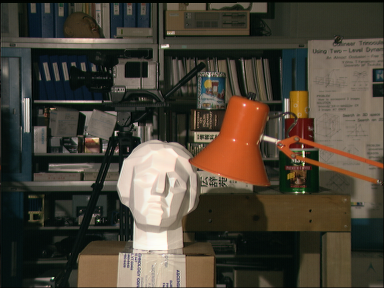
#> input picture Week3/4. Stereo matching/left.png, 384 x 288 px
$ python '1. stereo_matching_SM1.py'
#> lines starting #> are read from the running program, lines starting #| are printed output that depends on the picture
# Phuong phap 1: dua vao pixel (SM1)
import numpy as np
from PIL import Image


def stereo_matching(left_img, right_img, disparity_range):

    # doc anh trai va anh phai -> roi chuyen sang grayscale
#> called with left_img = 'left.png', right_img = 'right.png', disparity_range = 16
    left_img = Image.open(left_img).convert('L')
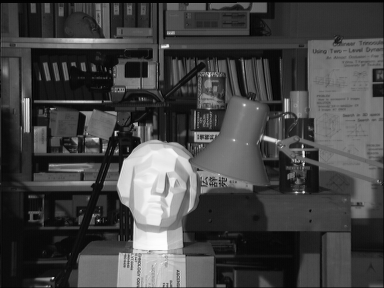
#> left_img: PIL image 384x288 L; min 0, max 253, mean 68.3
    left = np.asarray(left_img)

    right_img = Image.open(right_img).convert('L')
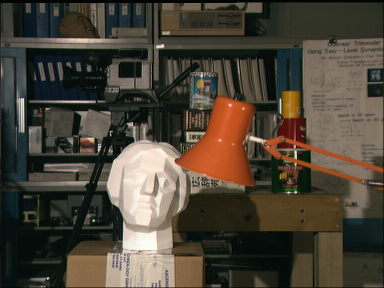
#> input picture Week3/4. Stereo matching/right.png, 384 x 288 px
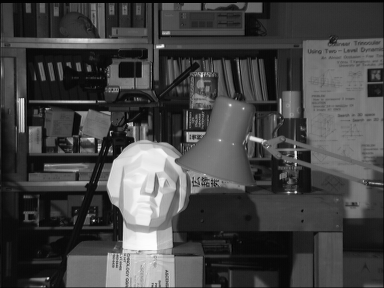
#> right_img: PIL image 384x288 L; min 0, max 254, mean 68.7
    right = np.asarray(right_img)

    # cho truoc chieu rong va chieu cao cua anh
    height = 288
    width = 384

    # tao disparity map
    depth = np.zeros((height, width), np.uint8)
    scale = 255 / disparity_range

    for y in range(height):
        for x in range(width):
            # tim j tai do cost co gia tri min
            disparity = 0
            cost_min = (int(left[y, x]) - int(right[y, x]))**2

            for j in range(1, disparity_range):
                cost = (int(left[y, x]) - int(right[y, x - j]))**2
                if cost < cost_min:
                    cost_min = cost
                    disparity = j

                # da tim duoc j (luu o bien disparity) de cost min
                # gan j do vao disaprity map
                # nhan cho scale de nhin thay ro rang (khong can scale cung duoc)
                depth[y, x] = disparity * scale
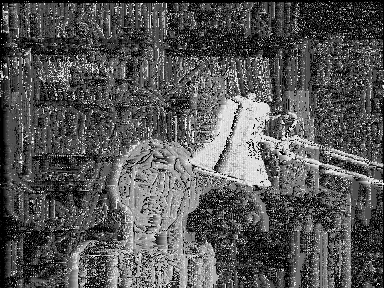
#> depth: shape (288, 384); min 0, max 239, mean 85.8

    # Chuyen du lieu tu ndarray sang kieu image va luu xuong file
    Image.fromarray(depth).save('disparity_map.png')


if __name__ == '__main__':
    disparity_range = 16  # cho cap anh Tsukuba
    stereo_matching("left.png", "right.png", disparity_range)
